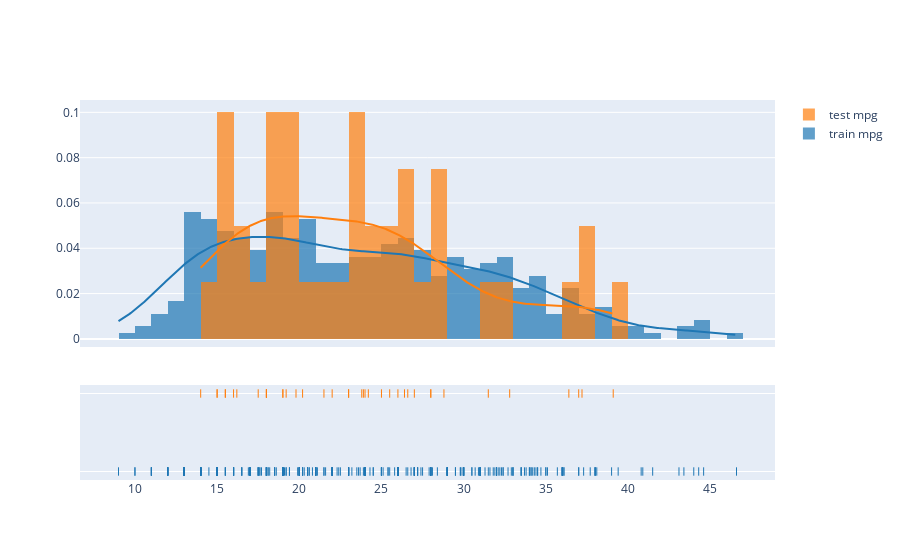

The cell this chart's notebook holds for it:
### Markdown cell above
### Quick Visualization

Out of curiosity what does the `mgp` field look like?  I am going to look at both the train and test distributions but **in practice we should avoid looking at the test data**.

### Code cell
ff.create_distplot([tr['mpg'], te['mpg']], ['train mpg', 'test mpg'])

### Figure 1 — Plotly figure (JSON) as saved in the notebook; plotly's stock layout.template omitted (floating-point values rounded to 4 significant figures; data arrays with more than 128 entries replaced by an {"elided": "..."} marker saying what was removed)
{"data": [{"autobinx": false, "histnorm": "probability density", "legendgroup": "train mpg", "marker": {"color": "rgb(31, 119, 180)"}, "name": "train mpg", "opacity": 0.7, "type": "histogram", "x": {"elided": "358 float values"}, "xaxis": "x", "xbins": {"end": 46.6, "size": 1, "start": 9}, "yaxis": "y"}, {"autobinx": false, "histnorm": "probability density", "legendgroup": "test mpg", "marker": {"color": "rgb(255, 127, 14)"}, "name": "test mpg", "opacity": 0.7, "type": "histogram", "x": [16, 20.2, 17.5, 16.2, 15, 26.4, 25.5, 19, 37.2, 28.8, 21.5, 18, 18, 18, 27, 23.9, 19.8, 19.2, 26, 37, 31.5, 23, 18, 39.1, 24.2, 36.4, 23, 28, 32.8, 25, 15, 15.5, 28, 14, 22, 26.6, 23.8, 24, 19, 15.5], "xaxis": "x", "xbins": {"end": 39.1, "size": 1, "start": 14}, "yaxis": "y"}, {"legendgroup": "train mpg", "marker": {"color": "rgb(31, 119, 180)"}, "mode": "lines", "name": "train mpg", "showlegend": false, "type": "scatter", "x": {"elided": "500 float values"}, "xaxis": "x", "y": {"elided": "500 float values"}, "yaxis": "y"}, {"legendgroup": "test mpg", "marker": {"color": "rgb(255, 127, 14)"}, "mode": "lines", "name": "test mpg", "showlegend": false, "type": "scatter", "x": {"elided": "500 float values"}, "xaxis": "x", "y": {"elided": "500 float values"}, "yaxis": "y"}, {"legendgroup": "train mpg", "marker": {"color": "rgb(31, 119, 180)", "symbol": "line-ns-open"}, "mode": "markers", "name": "train mpg", "showlegend": false, "type": "scatter", "x": {"elided": "358 float values"}, "xaxis": "x", "y": {"elided": "358 str values"}, "yaxis": "y2"}, {"legendgroup": "test mpg", "marker": {"color": "rgb(255, 127, 14)", "symbol": "line-ns-open"}, "mode": "markers", "name": "test mpg", "showlegend": false, "type": "scatter", "x": [16, 20.2, 17.5, 16.2, 15, 26.4, 25.5, 19, 37.2, 28.8, 21.5, 18, 18, 18, 27, 23.9, 19.8, 19.2, 26, 37, 31.5, 23, 18, 39.1, 24.2, 36.4, 23, 28, 32.8, 25, 15, 15.5, 28, 14, 22, 26.6, 23.8, 24, 19, 15.5], "xaxis": "x", "y": ["test mpg", "test mpg", "test mpg", "test mpg", "test mpg", "test mpg", "test mpg", "test mpg", "test mpg", "test mpg", "test mpg", "test mpg", "test mpg", "test mpg", "test mpg", "test mpg", "test mpg", "test mpg", "test mpg", "test mpg", "test mpg", "test mpg", "test mpg", "test mpg", "test mpg", "test mpg", "test mpg", "test mpg", "test mpg", "test mpg", "test mpg", "test mpg", "test mpg", "test mpg", "test mpg", "test mpg", "test mpg", "test mpg", "test mpg", "test mpg"], "yaxis": "y2"}], "layout": {"barmode": "overlay", "hovermode": "closest", "legend": {"traceorder": "reversed"}, "xaxis": {"anchor": "y2", "domain": [0, 1], "zeroline": false}, "yaxis": {"anchor": "free", "domain": [0.35, 1], "position": 0}, "yaxis2": {"anchor": "x", "domain": [0, 0.25], "dtick": 1, "showticklabels": false}}}
